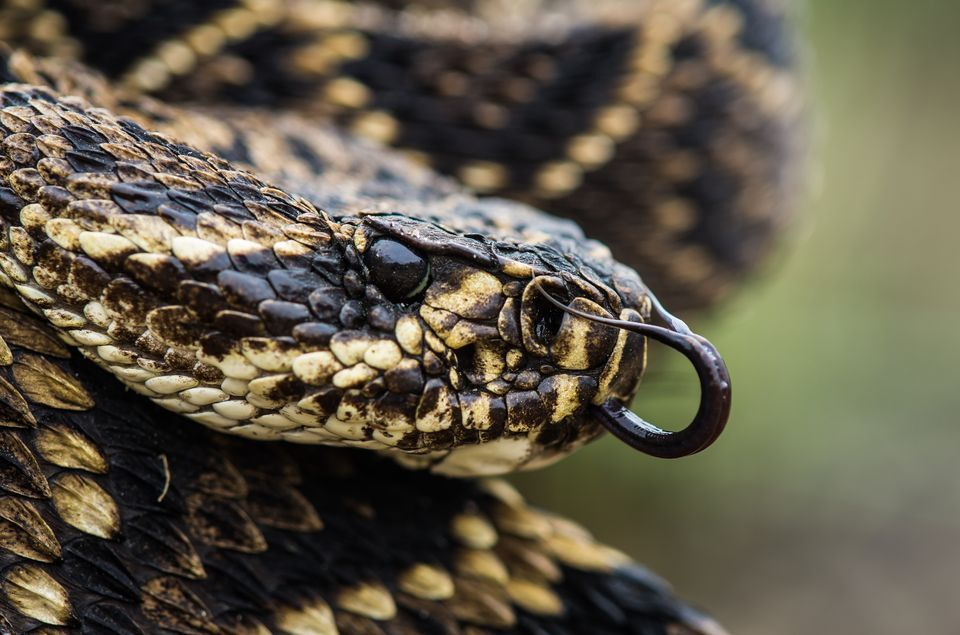
#> input picture optical_flow/snake.jpg, 960 x 635 px
$ python convolution.py
#> lines starting #> are read from the running program, lines starting #| are printed output that depends on the picture
"""
Author: Patrick Ozark
convolution.py
Objectives:
	- Add to an existing Python package to determine direction of motion with a webcam
	- Coding convolution kernels independently
"""
import numpy as np
import matplotlib.image as img
import matplotlib.pyplot as plt
import cv2

image = img.imread('snake.jpg')
#> image is the input picture: shape (635, 960, 3); mean R, G, B 97.7, 90.7, 73.9
print(image.shape)
#| (635, 960, 3)

def showconvo(image,kernel,title):
	"""
	Displays the original image next to an image
	convoluted with the input kernel
	"""
#> called with kernel = array of shape (3, 3), title = 'Sharpen'
	img = image
	kernel = kernel
#> kernel = [[0, -1, 0], [-1, 5, -1], [0, -1, 0]]
	title = title

	#Create subplots to go in a 2x1 grid
	plt.subplot(211),plt.imshow(img),plt.title('Original')

	dst = cv2.filter2D(img,-1,kernel)
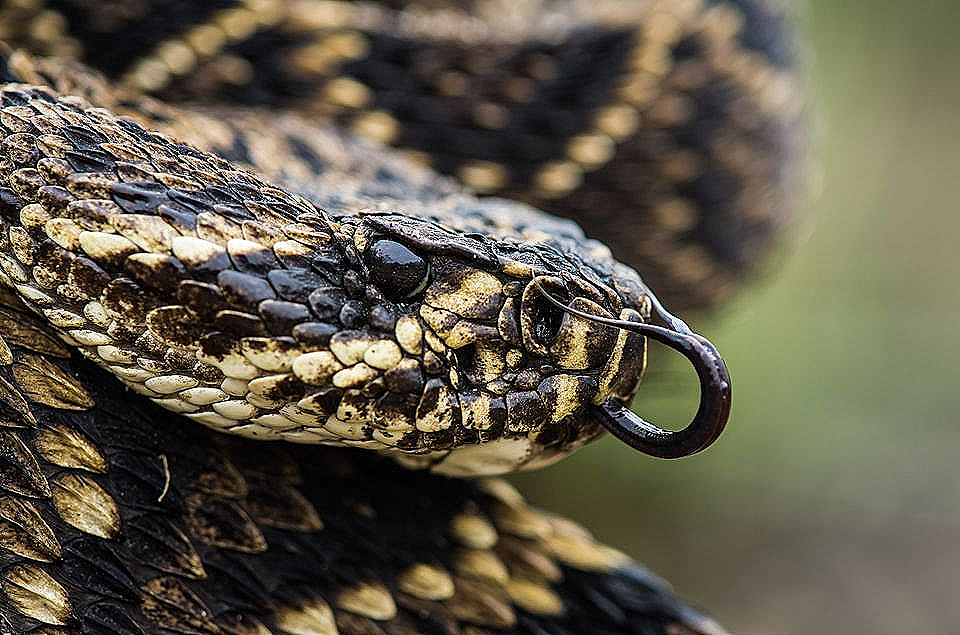
#> dst: shape (635, 960, 3); mean R, G, B 98, 91.6, 75.3
	plt.subplot(212),plt.imshow(dst),plt.title(title)

	plt.show()
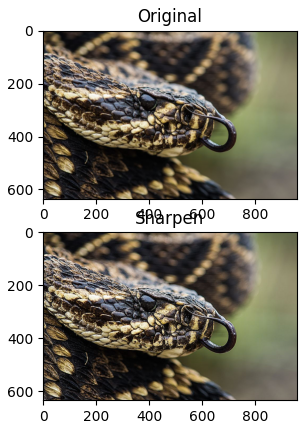
#> figure drawn by matplotlib, 2 panels


showconvo(image, np.asarray([[0,-1,0],[-1,5,-1],[0,-1,0]]), 'Sharpen')
showconvo(image, np.asarray([[0,1,0],[1,-4,1],[0,1,0]]), 'Edge detection')
#> call 2 of showconvo, with kernel = array of shape (3, 3), title = 'Edge detection'
#> in showconvo (call 2), `kernel = kernel`: kernel = [[0, 1, 0], [1, -4, 1], [0, 1, 0]]
#> in showconvo (call 2), `dst = cv2.filter2D(img,-1,kernel)`:
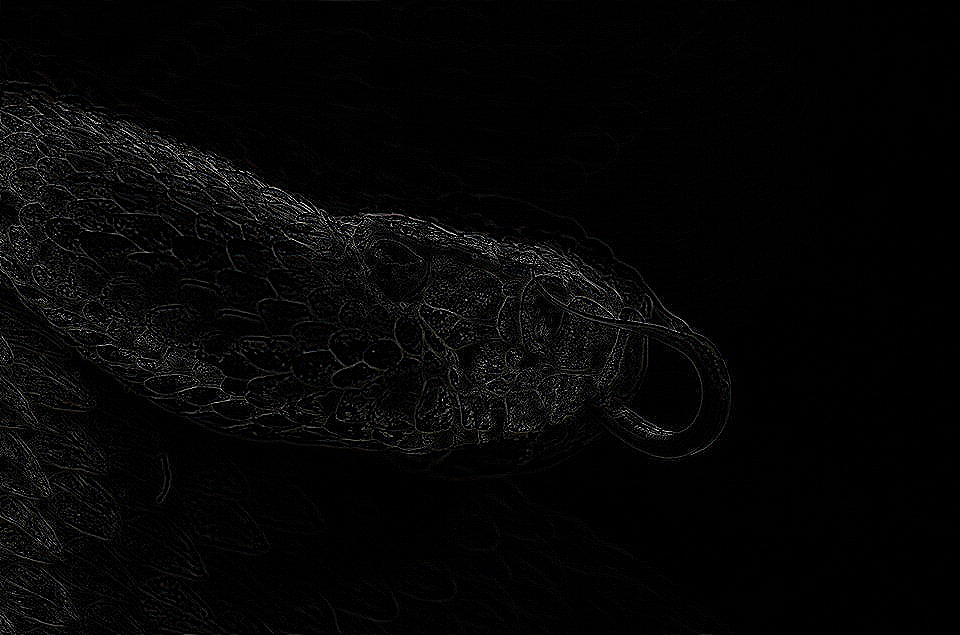
#> dst: shape (635, 960, 3); mean R, G, B 5.9, 5.8, 5.9
#> in showconvo (call 2), `plt.show()`:
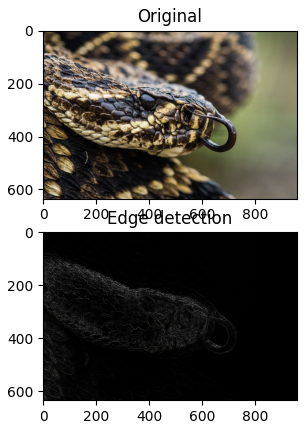
#> figure drawn by matplotlib, 2 panels
